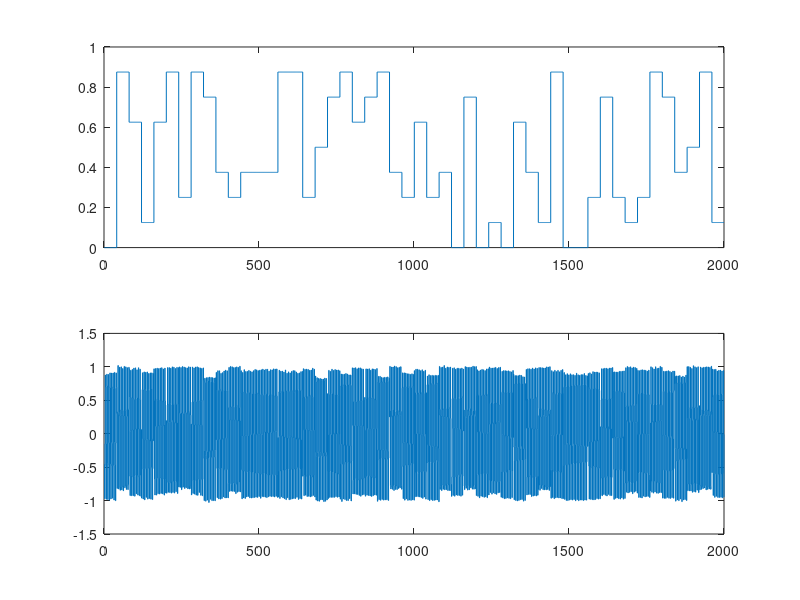

Source code (MATLAB): (Note: this script raises an error after producing the figure.)
clear all;

rand('seed', 2);

Fs       = 10e6; 
baudrate = 250e3; 

Cfreq    = 2e6;
Cphse    = 45;
Cppm     = 500 / 1e6;

Ts = 1 / Fs;

N = 2e3;

_baud_timer     = 0;
_time           = 0;
_current_symbol = 0;

signal_modulated = zeros(1, N);
signal_baseband  = zeros(1, N);

for i = 1:N
  _baud_timer += Ts; 
  _time       += Ts;
  
  if (_baud_timer >= 1/baudrate)
   
    _current_symbol = (randi(8) - 1) / 8;
    _baud_timer -= 1/baudrate;
  endif
  
  carrier = cos((2 * pi * _current_symbol) + 2 * pi * _time * (1 + Cppm) * Cfreq + deg2rad(Cphse)); 
  
  signal_baseband(i)  = _current_symbol;
  signal_modulated(i) = carrier + randn(1) / 100;
endfor;

figure(1); clf;
subplot(2, 1, 1); stairs(signal_baseband);
subplot(2, 1, 2); stairs(signal_modulated);

%% costas loop 
function [i, q] = rotate(I, Q, ang)
  ang = deg2rad(ang); 
  i   = I * cos(ang) - Q * sin(ang);
  q   = I * sin(ang) + Q * cos(ang);
endfunction

filter_I    = AVGFilter(8); 
filter_Q    = AVGFilter(8); 
filter_loop = PIController(2, 1, Fs);
nco         = NCO(Fs);
control     = 0;

costas_I = []; 
costas_Q = [];
costas_c = [];
for i = 1:N
  [nco_i, nco_q] = nco.update(Cfreq + 10e3 * control);
  branch_I = nco_i * signal_modulated(i); 
  branch_Q = nco_q * signal_modulated(i);
  
  branch_I = filter_I.update(branch_I);
  branch_Q = filter_Q.update(branch_Q);
  
  e_I = branch_I;
  e_Q = branch_Q;
  
  error = sign(e_I) * branch_Q - sign(e_Q) * branch_I;
  
  [ri, rq] = rotate(e_I, e_Q, 45); 
  error += sign(ri) * rq - sign(rq) * ri;
  
  control = filter_loop.update(error);
  
  costas_I(i) = branch_I;
  costas_Q(i) = branch_Q;
  costas_c(i) = control;
endfor

figure(2); clf;

subplot(2, 1, 1); 
stairs(costas_I); hold on; 
stairs(costas_Q);

subplot(2, 1, 2); 
stairs(costas_c);

figure(3); 
_plot_last = 1000;
plot(costas_I(end-_plot_last:end), costas_Q(end-_plot_last:end), 'o');
xlim([-1, 1]); ylim([-1, 1]);



